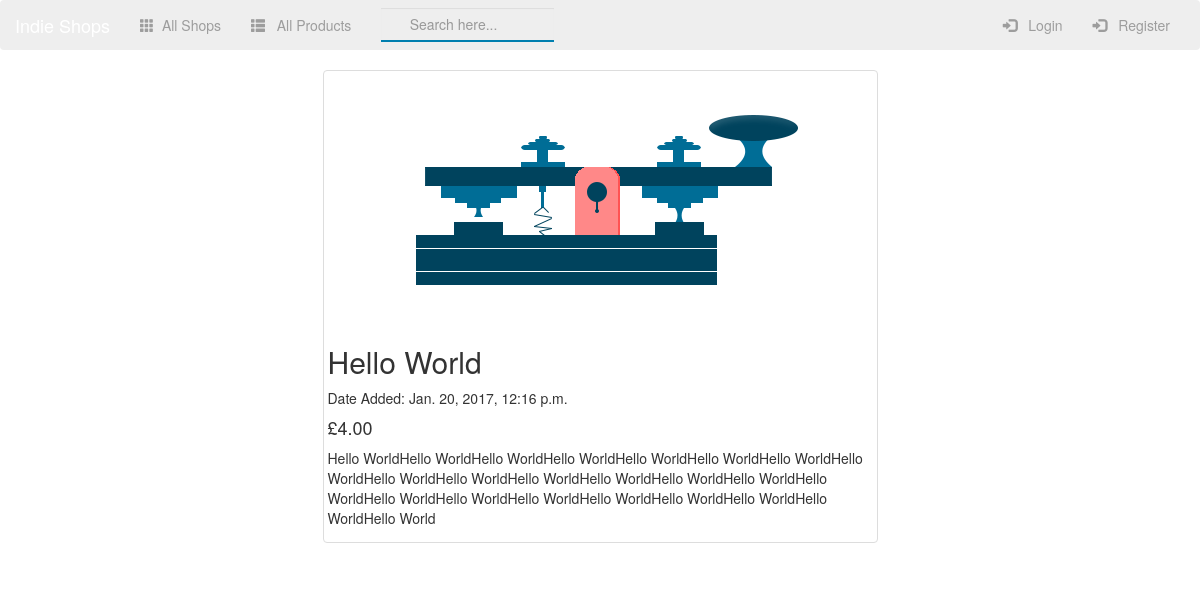
/shop/products/2/, run on the app's committed database.
### shop/models.py (models this page shows, shortened)
class Product(models.Model):
    product_name = models.CharField(max_length=250)
    business = models.ForeignKey(Shop, on_delete=models.CASCADE, related_name="products")
    product_desc = models.TextField()
    product_image = models.FileField()
    price = models.DecimalField(max_digits=6, decimal_places=2)
    created = models.DateTimeField(auto_now_add=True, blank=True)
    @property
    def price_format(self):
        return "£%s" % self.price

### shop/views.py (the view)
# urls.py: url(r'^products/(?P<pk>[0-9]+)/$', views.ProductDetailView.as_view(), name="product-details"),
class ProductDetailView(DetailView):
    model = Product
    template_name = 'shop/product_detail.html'

### shop/templates/shop/product_detail.html (shortened to what this page needs)
{% extends 'shop/base.html' %}
{% block main-content %}
    <div class="col-sm-12 col-md-6 col-lg-6 col-md-offset-3 col-lg-off-3">
    <div class="thumbnail">
        <img src="{{ product.product_image.url }}" class="img-responsive">
        <h2>{{ product.product_name }}</h2>
        <p>Date Added: {{ product.created }}</p>
        <h4>{{ product.price_format }}</h4>
        <p>{{ product.product_desc }}</p>
    </div>
{% endblock %}

### data on the page
Product: product_image (picture), product_name "Hello World", created "Jan. 20, 2017, 12:16 p.m.", price_format "£4.00", product_desc "Hello WorldHello WorldHello WorldHello WorldHello WorldHello WorldHello WorldHello WorldHello WorldHello WorldHello WorldHello WorldHello WorldHello WorldHello WorldHello WorldHello WorldHello WorldHello WorldHello WorldHello WorldHello WorldHello World"
